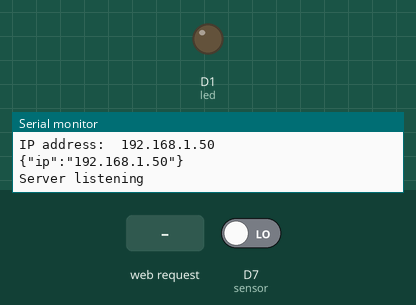
Recording of a sketch running on a simulated ESP8266 (NodeMCU). Parts: output pins drawn as LEDs (lit = HIGH), the last lines printed to the serial monitor. The test bench sets the inputs (shaded band); at power-on: D7 (sensor) LOW. WiFi joins after 1.5 s; servers stay silent unless stated; pins used as bus, display or sensor lines are not drawn.

Above: at 2.7 s.
2.8 s: D7 (sensor) driven HIGH
At 3.5 s:
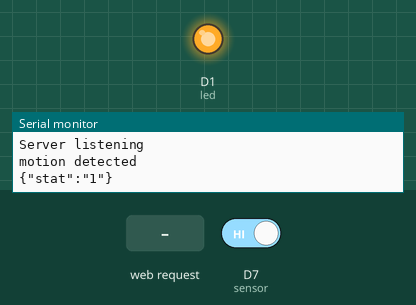
4.3 s: HTTP request GET /timer received
5.8 s: HTTP request GET /override received
Timing chart, 0 to 8.8 s (numbered marks = the images above; inputs shaded):
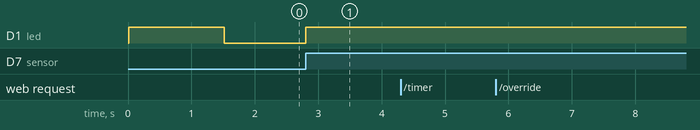

The sketch:

motion_ard.ino
```cpp
#include <ESP8266WiFi.h>        // Include the Wi-Fi library
#include <WiFiManager.h>
#include <ESP8266WebServer.h>
#include <ArduinoJson.h>

// Data wire is plugged into pin D1 on the ESP8266 12-E - GPIO 5
#define led  5         //D1: pin for the LED
#define sensor 13        //D7: input pin (for PIR sensor)

//const char* ssid = "AndroidAP5B5B"; // The name of the Wi-Fi network that will be created
//const char* password = "abbcc1223";   // The password required to connect to it, leave blank for an open network
ESP8266WebServer server(80);
WiFiManager wifiManager;
String header;
bool l_stat = false;
bool override = false;
int timer = 5 * 1000;
unsigned long start_time;
unsigned long start_scan = 0;
unsigned long scan_time = 2000;

void setup() {
  Serial.begin(115200);
  delay(10);
  Serial.println("Motion Sensor NodeMCU:\n");
  pinMode(led, OUTPUT);      // declare LED as output
  digitalWrite(led, HIGH);
  pinMode(D7, INPUT);     // declare sensor as input
  pinMode(D8, OUTPUT);     // declare sensor as input
  digitalWrite(D8, HIGH);

  // Start up the library
  wifiManager.autoConnect("AutoConnectAP");

  Serial.println("\nSuccessfully connected");
  Serial.print("IP address:\t");
  Serial.println(WiFi.localIP());

  String message = "{\"ip\":\"";
  message += WiFi.localIP().toString();
  message += "\"}\n";
  Serial.println(message);

  server.on("/stat", handleStat);
  server.on("/data", handleData);
  server.on("/timer", handleTimer);
  server.on("/override", handleOverride);
  server.on("/wifi", handleWiFi); //Associate the handler function to the path

  server.begin(); //Start the server
  Serial.println("Server listening\n");
  digitalWrite(led, LOW);
  message = "{\"stat\":\"0\"}\n";
}

void loop() {
  String message;
  server.handleClient(); //Handling of incoming requests
  //Serial.println(motionsen());
  if (!(override)) {
    if ((digitalRead(sensor) == HIGH) && ((millis() - start_scan) >= scan_time)) {
      Serial.println("motion detected");
      if (!(l_stat)) {
        digitalWrite(led, HIGH);
        message = "{\"stat\":\"1\"}\n";
        Serial.println(message);
        l_stat = true;
      }
      start_scan = millis();
      start_time = millis();
    }
    else if (millis() == (start_time + timer)) {
      digitalWrite(led, LOW);
      message = "{\"stat\":\"0\"}\n";
      Serial.println(message);
      l_stat = false;
      delay(1);
    }
  }
}

String motionsen() {
  String message;
  if (digitalRead(sensor) == HIGH) {
    message = "{\"motion\":\"true\"}\n";
  }
  else {
    message = "{\"motion\":\"false\"}\n";
  }
  return message;
}

void handleStat() {
  const size_t capacity = JSON_OBJECT_SIZE(1) + 10;
  DynamicJsonBuffer jsonBuffer(capacity);

  String payload = server.arg("plain");
  const char* json = payload.c_str();

  JsonObject& root = jsonBuffer.parseObject(json);

  const char* stat = root["stat"]; // "1"

  String message;
  if (strcmp(stat, "1") == 0) {
    digitalWrite(led, HIGH);
    l_stat = true;
  }
  if (strcmp(stat, "0") == 0) {
    digitalWrite(led, LOW);
    l_stat = false;
  }
  message = "{\"stat\":\"";
  message += stat;
  message += "\"}\n";
  Serial.println(message);
  server.send(200, "application/json", message);
}

void handleData() {
  String message = "{\"stat\":\"";
  message += l_stat;
  message += "\"}\n";
  server.send(200, "application/json", message);
  Serial.println(message);
}

void handleTimer() {
  const size_t capacity = JSON_OBJECT_SIZE(1) + 20;
  DynamicJsonBuffer jsonBuffer(capacity);

  String payload = server.arg("plain");
  const char* json = payload.c_str();

  JsonObject& root = jsonBuffer.parseObject(json);

  int timer = root["timer"]; // 100

  String message;
  message = "{\"timer\":";
  message += timer;
  message += "}\n";
  server.send(200, "application/json", message);
  Serial.println(message);
  timer = timer * 60 * 100;
}

void handleOverride() {
  const size_t capacity = JSON_OBJECT_SIZE(1) + 10;
  DynamicJsonBuffer jsonBuffer(capacity);

  String payload = server.arg("plain");
  const char* json = payload.c_str();

  JsonObject& root = jsonBuffer.parseObject(json);

  int override = root["timer"]; // 100

  String message;
  message = "{\"override\":";
  message += override;
  message += "}\n";
  server.send(200, "application/json", message);
  Serial.println(message);
  timer = timer * 60 * 100;
}

void handleWiFi() { //Handler for the body path
  if (server.hasArg("plain") == false) { //Check if body received
    server.send(200, "text/plain", "Body not received\n");
    return;
  }

  const size_t capacity = JSON_OBJECT_SIZE(3) + 30;
  DynamicJsonBuffer jsonBuffer(capacity);

  String payload = server.arg("plain");
  const char* json = payload.c_str();

  JsonObject& root = jsonBuffer.parseObject(json);

  const char* nname = root["nname"]; // "name";
  const char* pwd = root["pwd"]; // "1234";
  const char* wifi = root["wifi"]; // "on";

  String message = "{\"ip\":\"";
  message += WiFi.localIP().toString();
  message += "\"}\n";
  server.send(200, "application/json", message);
  Serial.println(message);
}
```

Measured:
- after the input at 2.8 s, D1 (led): LOW → HIGH at once
